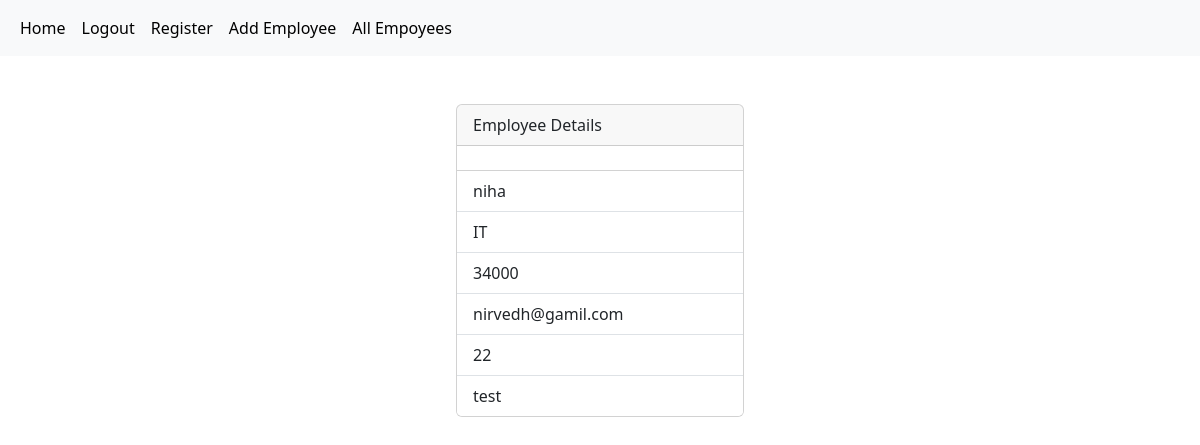
Page /employees/20 (signed in) on the committed database.
### crm/models.py (models this page shows, shortened)
class Employees(models.Model):
    name=models.CharField(max_length=200)
    department=models.CharField(max_length=200)
    salary=models.PositiveIntegerField()
    email=models.EmailField(unique=True)
    dob=models.DateField(null=True,blank=True)
    age=models.PositiveIntegerField()
    contact=models.CharField(max_length=12,null=True)
    profile_pic=models.ImageField(upload_to="images",null=True,blank=True)

### crm/views.py (the view)
# urls.py: path('employees/<int:pk>',views.EmployeeDetailView.as_view(),name="emp-detail"),
@method_decorator(signin_required,name="dispatch")
class EmployeeDetailView(View):
   def get(self,request,*args,**kwargs):
      id=kwargs.get("pk")
      qs=Employees.objects.get(id=id)
      return render(request,"emp_detail.html",{"data":qs})

### crm/views.py (called while the page is built)
def signin_required(fn):
   def wrapper(request,*args,**kwargs):
      if not request.user.is_authenticated:
         messages.error(request,"invalid session")
         return redirect("signin")
      else:
         return fn(request,*args,**kwargs)
   return wrapper

### crm/templates/emp_detail.html (shortened to what this page needs)
{%extends 'base.html'%}
{%block body_block%}
<div class="container d-flex justify-content-center mt-5">
  <div class="card" style="width: 18rem;">
      <div class="card-header">
        Employee Details
      </div>
      <div>
      </div>
      <ul class="list-group list-group-flush">
        <li class="list-group-item">{{data.name}}</li>
        <li class="list-group-item">{{data.department}}</li>
        <li class="list-group-item">{{data.salary}}</li>
        <li class="list-group-item">{{data.email}}</li>
        <li class="list-group-item">{{data.age}}</li>
        <li class="list-group-item">{{data.contact}}</li>
      </ul>
    </div>
</div>
{%endblock%}

### rows in the picture
Employees: name "niha", department "IT", salary "34000", email "nirvedh@gamil.com", age "22", contact "test"
